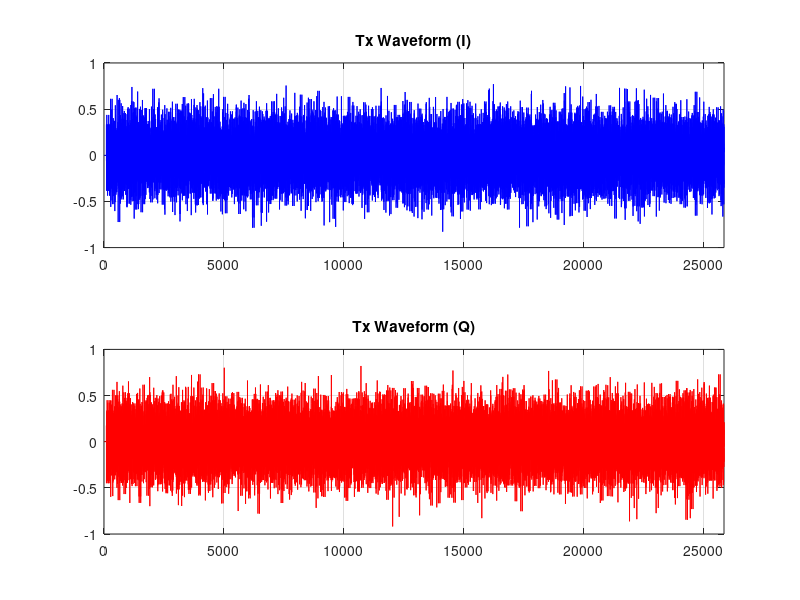
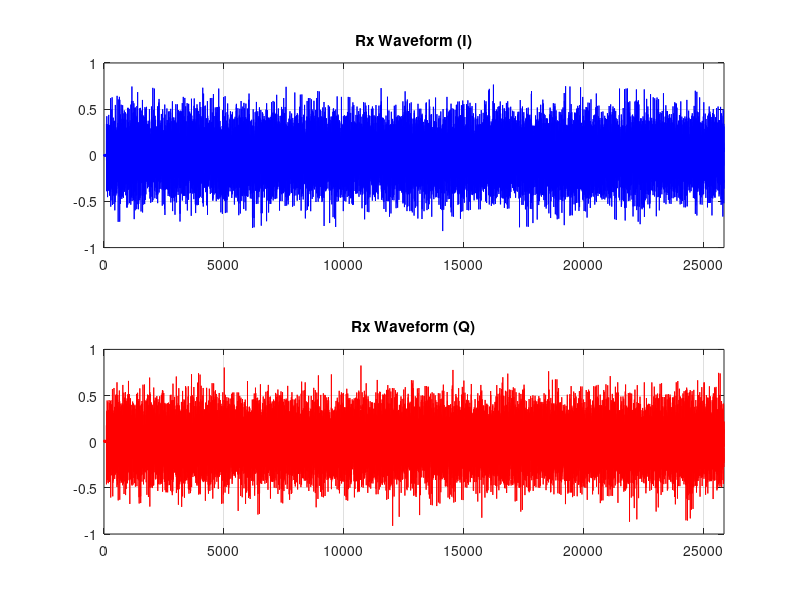
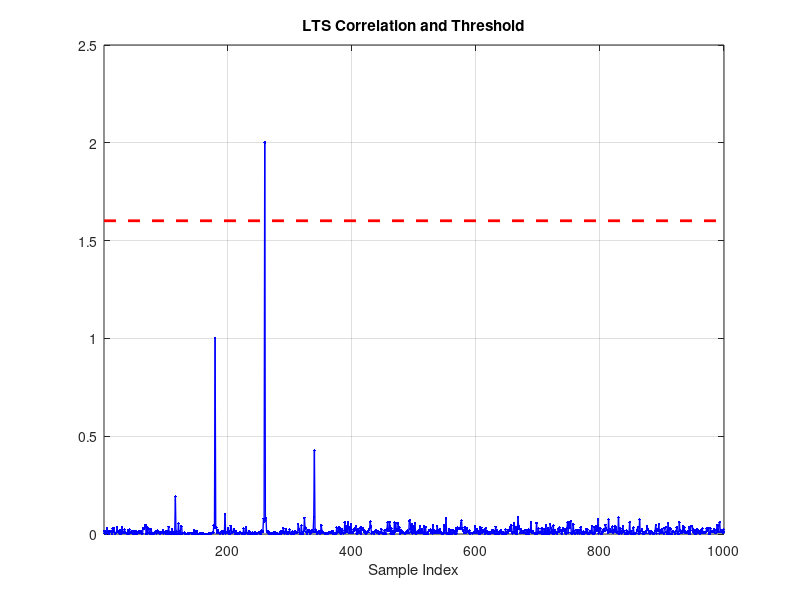
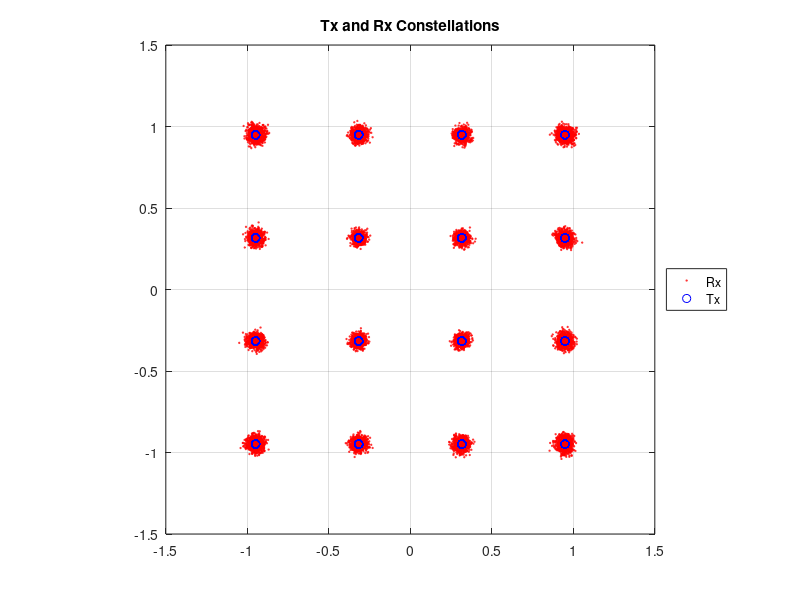

Here is the MATLAB script that generated these plots, in order:
%%%%%%%%%%%%%%%%%%%%%%%%%%%%%%%%%%%%%%%%%%%%%%%%%%%%%%%%%%%%%%%%%%%%%%%%%%%
% siso_ofdm_mf_sim.m
% A sane example of Simulated OFDM sysetm
% Copyright (c) 2015 Mango Communications - All Rights Reserved
% Distributed under the WARP License (http://warpproject.org/license)
% Author: C. Nicolas Barati. email: nicobarti@rice.edu
%%%%%%%%%%%%%%%%%%%%%%%%%%%%%%%%%%%%%%%%%%%%%%%%%%%%%%%%%%%%%%%%%%%%%%%%%%%

clear
close all;
% Params:
WRITE_PNG_FILES         = 0;           % Enable writing plots to PNG
CHANNEL                 = 11;          % Channel to tune Tx and Rx radios
SIM_snr_db              = 30;          % simulation data SC SNR

% Waveform params
N_OFDM_SYMS             = 320;         % Number of OFDM symbols
MOD_ORDER               = 16;           % Modulation order (2/4/16/64 = BSPK/QPSK/16-QAM/64-QAM)
TX_SCALE                = 1.0;          % Scale for Tx waveform ([0:1])

% OFDM params
SC_IND_PILOTS           = [8 22 44 58];                           % Pilot subcarrier indices
SC_IND_DATA             = [2:7 9:21 23:27 39:43 45:57 59:64];     % Data subcarrier indices
N_SC                    = 64;                                     % Number of subcarriers
CP_LEN                  = 16;                                     % Cyclic prefix length
N_DATA_SYMS             = N_OFDM_SYMS * length(SC_IND_DATA);      % Number of data symbols (one per data-bearing subcarrier per OFDM symbol)
N_LTS                   = 2;

% Rx processing params
FFT_OFFSET                    = 16;          % Number of CP samples to use in FFT (on average)
LTS_CORR_THRESH               = 0.8;         % Normalized threshold for LTS correlation
DO_APPLY_CFO_CORRECTION       = 0;           % Enable CFO estimation/correction
DO_APPLY_SFO_CORRECTION       = 0;           % Enable SFO estimation/correction
DO_APPLY_PHASE_ERR_CORRECTION = 0;           % Enable Residual CFO estimation/correction

% WARPLab experiment params
USE_AGC                 = true;        % Use the AGC if running on WARP hardware
MAX_TX_LEN              = 2^20;        % Maximum number of samples to use for this experiment
TRIGGER_OFFSET_TOL_NS   = 3000;        % Trigger time offset toleration between Tx and Rx that can be accomodated


% Use sane defaults for hardware-dependent params in sim-only version
maximum_buffer_len = min(MAX_TX_LEN, 2^20);
SAMP_FREQ           = 40e6;
example_mode_string = 'sim';


%% Define a half-band 2x interpolation filter response
% Define the preamble
% LTS for CFO and channel estimation
lts_f = [0 1 -1 -1 1 1 -1 1 -1 1 -1 -1 -1 -1 -1 1 1 -1 -1 1 -1 1 -1 1 1 1 1 0 0 0 0 0 0 0 0 0 0 0 1 1 -1 -1 1 1 -1 1 -1 1 1 1 1 1 1 -1 -1 1 1 -1 1 -1 1 1 1 1];


%% Generate a payload of random integers
tx_data = randi(MOD_ORDER, 1, N_DATA_SYMS) - 1;

% Functions for data -> complex symbol mapping (like qammod, avoids comm toolbox requirement)
% These anonymous functions implement the modulation mapping from IEEE 802.11-2012 Section 18.3.5.8
modvec_bpsk   =  (1/sqrt(2))  .* [-1 1];
modvec_16qam  =  (1/sqrt(10)) .* [-3 -1 +3 +1];
modvec_64qam  =  (1/sqrt(43)) .* [-7 -5 -1 -3 +7 +5 +1 +3];

mod_fcn_bpsk  = @(x) complex(modvec_bpsk(1+x),0);
mod_fcn_qpsk  = @(x) complex(modvec_bpsk(1+bitshift(x, -1)), modvec_bpsk(1+mod(x, 2)));
mod_fcn_16qam = @(x) complex(modvec_16qam(1+bitshift(x, -2)), modvec_16qam(1+mod(x,4)));
mod_fcn_64qam = @(x) complex(modvec_64qam(1+bitshift(x, -3)), modvec_64qam(1+mod(x,8)));

% Map the data values on to complex symbols
switch MOD_ORDER
    case 2         % BPSK
        tx_syms = arrayfun(mod_fcn_bpsk, tx_data);
    case 4         % QPSK
        tx_syms = arrayfun(mod_fcn_qpsk, tx_data);
    case 16        % 16-QAM
        tx_syms = arrayfun(mod_fcn_16qam, tx_data);
    case 64        % 64-QAM
        tx_syms = arrayfun(mod_fcn_64qam, tx_data);
    otherwise
        fprintf('Invalid MOD_ORDER (%d)!  Must be in [2, 4, 16, 64]\n', MOD_ORDER);
        return;
end

% Reshape the symbol vector to a matrix with one column per OFDM symbol
tx_syms_mat = reshape(tx_syms, length(SC_IND_DATA), N_OFDM_SYMS);

% Define the pilot tone values as BPSK symbols
pilots = [1 1 -1 1].';

% Repeat the pilots across all OFDM symbols
pilots_mat = repmat(pilots, 1, N_OFDM_SYMS);

%% IFFT

% Construct the IFFT input matrix
ifft_in_mat_pl = zeros(N_SC, N_OFDM_SYMS);

% Insert the data and pilot values; other subcarriers will remain at 0
ifft_in_mat_pl(SC_IND_DATA, :)   = tx_syms_mat;
ifft_in_mat_pl(SC_IND_PILOTS, :) = pilots_mat;

ifft_in_mat = [repmat(lts_f.', 1, N_LTS) ifft_in_mat_pl];
%Perform the IFFT
tx_payload_mat = ifft(ifft_in_mat, N_SC, 1);

% Insert the cyclic prefix
if(CP_LEN > 0)
    tx_cp = tx_payload_mat((end-CP_LEN+1 : end), :);
    tx_payload_mat = [tx_cp; tx_payload_mat];
end
lts_t = tx_payload_mat(:,1:N_LTS);
lts_t = lts_t(:);
% Reshape to a vector
tx_payload_vec = reshape(tx_payload_mat, 1, numel(tx_payload_mat));

% Construct the full time-domain OFDM waveform
tx_vec = tx_payload_vec;

%Calculate the noise variance 
SIM_snr =10^(0.1* SIM_snr_db);
tx_vec_pow_avg = mean( abs(TX_SCALE .* tx_vec ./ max(abs(tx_vec))).^2);    % Average power on each SC
sim_N0 = tx_vec_pow_avg / SIM_snr;

% Pad with zeros for transmission
tx_vec_padded = [zeros(1,100) tx_vec];

%% Interpolate
% Zero pad then filter (same as interp or upfirdn without signal processing toolbox)

tx_vec_air = tx_vec_padded;

% Scale the Tx vector to +/- 1
tx_vec_air = TX_SCALE .* tx_vec_air ./ max(abs(tx_vec_air));

TX_NUM_SAMPS = length(tx_vec_air);

% AWGN:
rx_vec_air = tx_vec_air;
rx_vec_air = rx_vec_air + sqrt(sim_N0/2)*(randn(size(rx_vec_air)) + 1i*randn(size(rx_vec_air)));

%% Correlate for LTS through a normalized matched-filter:
a = 1;
unos = ones(size(lts_t))';
v0 = filter(fliplr(lts_t'),a, rx_vec_air);
v1 = filter(unos,a,abs(rx_vec_air).^2);
m_filt = (abs(v0).^2)./v1;
[rho_max, ipos] = max(m_filt);
pkt_strt = ipos - N_LTS*(N_SC + CP_LEN)+1;

lts_peaks = find(m_filt(1:800) > LTS_CORR_THRESH*rho_max);

% Rx signal
figure; clf;
subplot(2,1,1);
plot(real(rx_vec_air), 'b');
axis([0 length(rx_vec_air) -TX_SCALE TX_SCALE])
grid on;
title('Rx Waveform (I)');

subplot(2,1,2);
plot(imag(rx_vec_air), 'r');
axis([0 length(rx_vec_air) -TX_SCALE TX_SCALE])
grid on;
title('Rx Waveform (Q)');
% Stop if no valid correlation peak was found
if(isempty(lts_peaks))
    fprintf('No LTS Correlation Peaks Found!\n');
end

%% Rx payload processing

% Extract the payload samples (integral number of OFDM symbols following preamble)
payload_vec = rx_vec_air(pkt_strt : pkt_strt+(N_OFDM_SYMS + N_LTS) *(N_SC+CP_LEN)-1);
payload_mat = reshape(payload_vec, (N_SC+CP_LEN), N_LTS + N_OFDM_SYMS);

% Remove the cyclic prefix, keeping FFT_OFFSET samples of CP (on average)
payload_mat_noCP = payload_mat(CP_LEN-FFT_OFFSET+[1:N_SC], :);


% Take the FFT
syms_f_mat_sc = fft(payload_mat_noCP, N_SC, 1);
syms_f_mat = syms_f_mat_sc(SC_IND_DATA,:);

rx_lts_f = syms_f_mat(:,1:N_LTS);

rx_H_est0 = rx_lts_f ./repmat(lts_f(SC_IND_DATA).', 1, N_LTS);
rx_H_est = mean(rx_H_est0,2);

% Equalize (zero-forcing, just divide by complex chan estimates)
syms_eq_mat = syms_f_mat(:,N_LTS + 1:end) ./ repmat(rx_H_est, 1, N_OFDM_SYMS);
% Apply the pilot phase correction per symbol

payload_syms_mat =syms_eq_mat;

%% Demodulate
rx_syms = reshape(payload_syms_mat, 1, N_DATA_SYMS);

demod_fcn_bpsk = @(x) double(real(x)>0);
demod_fcn_qpsk = @(x) double(2*(real(x)>0) + 1*(imag(x)>0));
demod_fcn_16qam = @(x) (8*(real(x)>0)) + (4*(abs(real(x))<0.6325)) + (2*(imag(x)>0)) + (1*(abs(imag(x))<0.6325));
demod_fcn_64qam = @(x) (32*(real(x)>0)) + (16*(abs(real(x))<0.6172)) + (8*((abs(real(x))<(0.9258))&&((abs(real(x))>(0.3086))))) + (4*(imag(x)>0)) + (2*(abs(imag(x))<0.6172)) + (1*((abs(imag(x))<(0.9258))&&((abs(imag(x))>(0.3086)))));

switch(MOD_ORDER)
    case 2         % BPSK
        rx_data = arrayfun(demod_fcn_bpsk, rx_syms);
    case 4         % QPSK
        rx_data = arrayfun(demod_fcn_qpsk, rx_syms);
    case 16        % 16-QAM
        rx_data = arrayfun(demod_fcn_16qam, rx_syms);
    case 64        % 64-QAM
        rx_data = arrayfun(demod_fcn_64qam, rx_syms);
end

%% Plot Results
cf = 0;

% Tx signal
cf = cf + 1;
figure(cf); clf;

subplot(2,1,1);
plot(real(tx_vec_air), 'b');
axis([0 length(tx_vec_air) -TX_SCALE TX_SCALE])
grid on;
title('Tx Waveform (I)');

subplot(2,1,2);
plot(imag(tx_vec_air), 'r');
axis([0 length(tx_vec_air) -TX_SCALE TX_SCALE])
grid on;
title('Tx Waveform (Q)');

if(WRITE_PNG_FILES)
    print(gcf,sprintf('wl_ofdm_plots_%s_txIQ', example_mode_string), '-dpng', '-r96', '-painters')
end

% Rx signal
cf = cf + 1;
figure(cf); clf;
subplot(2,1,1);
plot(real(rx_vec_air), 'b');
axis([0 length(rx_vec_air) -TX_SCALE TX_SCALE])
grid on;
title('Rx Waveform (I)');

subplot(2,1,2);
plot(imag(rx_vec_air), 'r');
axis([0 length(rx_vec_air) -TX_SCALE TX_SCALE])
grid on;
title('Rx Waveform (Q)');

if(WRITE_PNG_FILES)
    print(gcf,sprintf('wl_ofdm_plots_%s_rxIQ', example_mode_string), '-dpng', '-r96', '-painters')
end

% Rx LTS correlation
cf = cf + 1;
figure(cf); clf;
lts_to_plot = m_filt(1:1000);
plot(lts_to_plot, '.-b', 'LineWidth', 1);
hold on;
grid on;
line([1 length(lts_to_plot)], LTS_CORR_THRESH*max(lts_to_plot)*[1 1], 'LineStyle', '--', 'Color', 'r', 'LineWidth', 2);
title('LTS Correlation and Threshold')
xlabel('Sample Index')
myAxis = axis();
axis([1, 1000, myAxis(3), myAxis(4)])

if(WRITE_PNG_FILES)
    print(gcf,sprintf('wl_ofdm_plots_%s_ltsCorr', example_mode_string), '-dpng', '-r96', '-painters')
end


%% Symbol constellation
cf = cf + 1;
figure(cf); clf;

plot(payload_syms_mat(:),'ro','MarkerSize',1);
axis square; axis(1.5*[-1 1 -1 1]);
grid on;
hold on;

plot(tx_syms_mat(:),'bo');
title('Tx and Rx Constellations')
legend('Rx','Tx','Location','EastOutside');

if(WRITE_PNG_FILES)
    print(gcf,sprintf('wl_ofdm_plots_%s_constellations', example_mode_string), '-dpng', '-r96', '-painters')
end


% EVM & SNR
cf = cf + 1;
figure(cf); clf;

evm_mat = abs(payload_syms_mat - tx_syms_mat).^2;
aevms = mean(evm_mat(:));
snr = 10*log10(1./aevms);

subplot(2,1,1)
plot(100*evm_mat(:),'o','MarkerSize',1)
axis tight
hold on
plot([1 length(evm_mat(:))], 100*[aevms, aevms],'r','LineWidth',4)
myAxis = axis;
h = text(round(.05*length(evm_mat(:))), 100*aevms+ .1*(myAxis(4)-myAxis(3)), sprintf('Effective SNR: %.1f dB', snr));
set(h,'Color',[1 0 0])
set(h,'FontWeight','bold')
set(h,'FontSize',10)
set(h,'EdgeColor',[1 0 0])
set(h,'BackgroundColor',[1 1 1])
hold off
xlabel('Data Symbol Index')
ylabel('EVM (%)');
legend('Per-Symbol EVM','Average EVM','Location','NorthWest');
title('EVM vs. Data Symbol Index')
grid on

subplot(2,1,2)
imagesc(1:N_OFDM_SYMS, (SC_IND_DATA - N_SC/2), 100*fftshift(evm_mat,1))

grid on
xlabel('OFDM Symbol Index')
ylabel('Subcarrier Index')
title('EVM vs. (Subcarrier & OFDM Symbol)')
h = colorbar;
set(get(h,'title'),'string','EVM (%)');
myAxis = caxis();
if (myAxis(2)-myAxis(1)) < 5
    caxis([myAxis(1), myAxis(1)+5])
end



if(WRITE_PNG_FILES)
    print(gcf,sprintf('wl_ofdm_plots_%s_evm', example_mode_string), '-dpng', '-r96', '-painters')
end

%% Calculate Rx stats

sym_errs = sum(tx_data ~= rx_data);
bit_errs = length(find(dec2bin(bitxor(tx_data, rx_data),8) == '1'));
rx_evm   = sqrt(sum((real(rx_syms) - real(tx_syms)).^2 + (imag(rx_syms) - imag(tx_syms)).^2)/(length(SC_IND_DATA) * N_OFDM_SYMS));

fprintf('\nResults:\n');
fprintf('Num Bytes:   %d\n', N_DATA_SYMS * log2(MOD_ORDER) / 8);
fprintf('Sym Errors:  %d (of %d total symbols)\n', sym_errs, N_DATA_SYMS);
fprintf('Bit Errors:  %d (of %d total bits)\n', bit_errs, N_DATA_SYMS * log2(MOD_ORDER));
